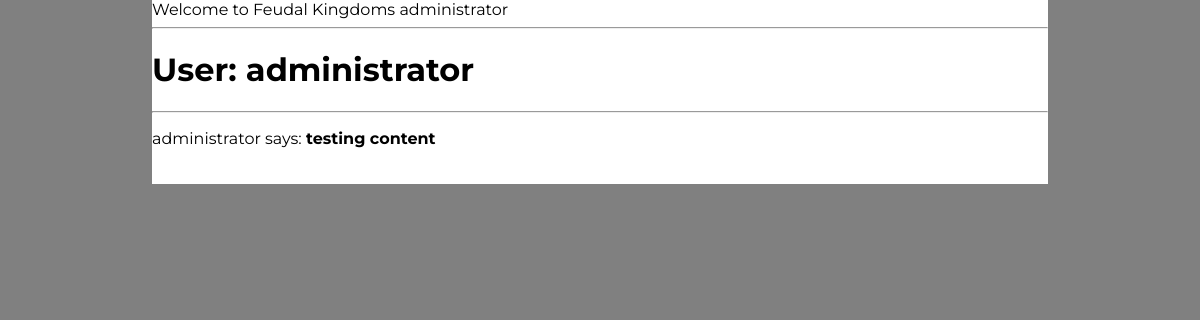
Screenshot of /user/administrator (signed in) with the database file from the repository.
### app/models.py (models this page shows, shortened)
class User(UserMixin, db.Model):
    __tablename__ = 'users'
    id = db.Column('id', db.Integer, primary_key=True, autoincrement=True)
    username = db.Column(db.String(50), unique=True, nullable=False)
    password_hash = db.Column(db.String(128))
    authenticated = db.Column(db.Boolean, default=False)
    email = db.Column(db.String(150), unique=True)
    created_on = db.Column(db.DateTime,
                           server_default=db.func.now())
    updated_on = db.Column(db.DateTime,
                           server_default=db.func.now(),
                           server_onupdate=db.func.now())
    isEnabled = db.Column(db.Boolean(), server_default='0')

class Articles(db.Model):
    __tablename__ = 'articles'
    id = db.Column(db.Integer, autoincrement=True, unique=True, primary_key=True)
    timesubmit = db.Column(db.Integer)
    timeupdate = db.Column(db.Float)
    title = db.Column(db.String)
    content = db.Column(db.String)
    user = db.Column(db.Integer, db.ForeignKey('users.id'))

### app/routes.py (the view)
@app.route('/user/<username>')
@login_required
def user(username):
    user = User.query.filter_by(username=username).first_or_404()
    article = Articles.query.join(User, User.id == Articles.user).add_columns(Articles.id,
                                                                              Articles.user,
                                                                              Articles.timesubmit,
                                                                              Articles.timeupdate,
                                                                              Articles.content,
                                                                              User.username).all()
    return render_template('user.html', user=user, posts=article, title="User Profile {}".format(user.username))

### app/models.py (called while the page is built)
@loginMgr.user_loader
def load_user(id):
    return User.query.get(int(id))

### app/templates/user.html
{% extends "base.html" %}
{% block content %}
    <h1>User: {{ user.username }}</h1>
    <hr>
    {% for post in posts %}
    <p>
    {{ post.username }} says: <b>{{ post.content }}</b>
    </p>
    {% endfor %}
{% endblock %}

### app/templates/base.html (shortened to what this page needs)
<html>
    <head>
    </head>
    <link rel="stylesheet" href="https://use.fontawesome.com/releases/v5.3.1/css/all.css">
    <div class="content">
    <link rel="stylesheet" href="{{ url_for('static', filename='jquery-jvectormap-2.0.3.css') }}" type="text/css" media="screen"/>
    <link rel="stylesheet" href="{{ url_for('static', filename='base.css') }}" type="text/css" media="screen"/>
    <link href="https://cdnjs.cloudflare.com/ajax/libs/select2/4.0.6-rc.0/css/select2.min.css" rel="stylesheet" />
    <body>
        <div>Welcome to Feudal Kingdoms {{ current_user.username }}</div>
        <hr>
        {% block content %}{% endblock %}
    </body>
    </div>
</html>

### app/static/base.css (style rules this page uses)
html { padding-left: 12%; padding-right: 12%; background-color:grey; font-family: 'Montserrat', sans-serif; }
.content { font-family: 'Montserrat', sans-serif; }
body { margin-top: 0; margin-bottom: 0; }
.content { width: 100%; background-color: white; padding-bottom:20px; }

### rows the page displays
User: username "administrator"
Articles: username "administrator", content "testing content"
